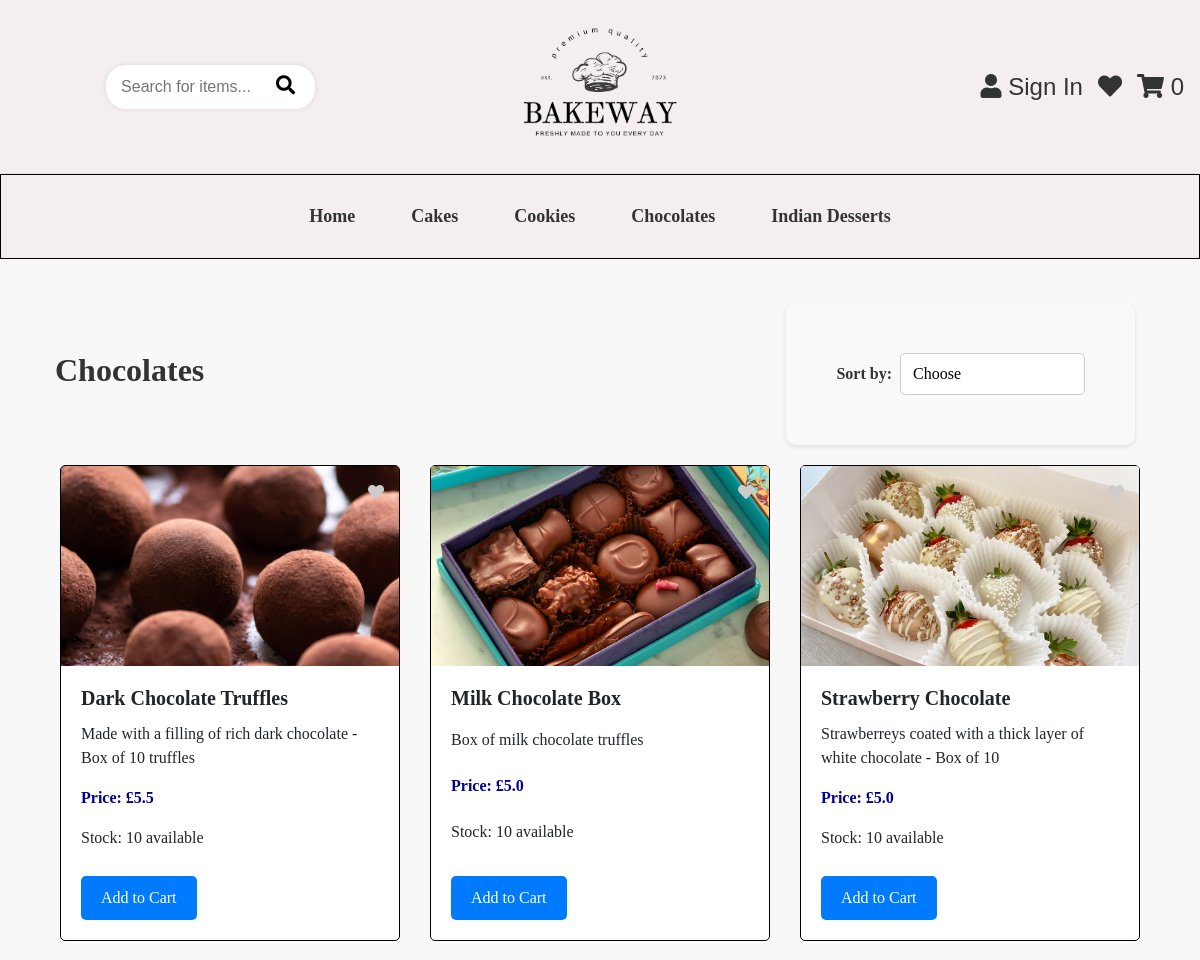
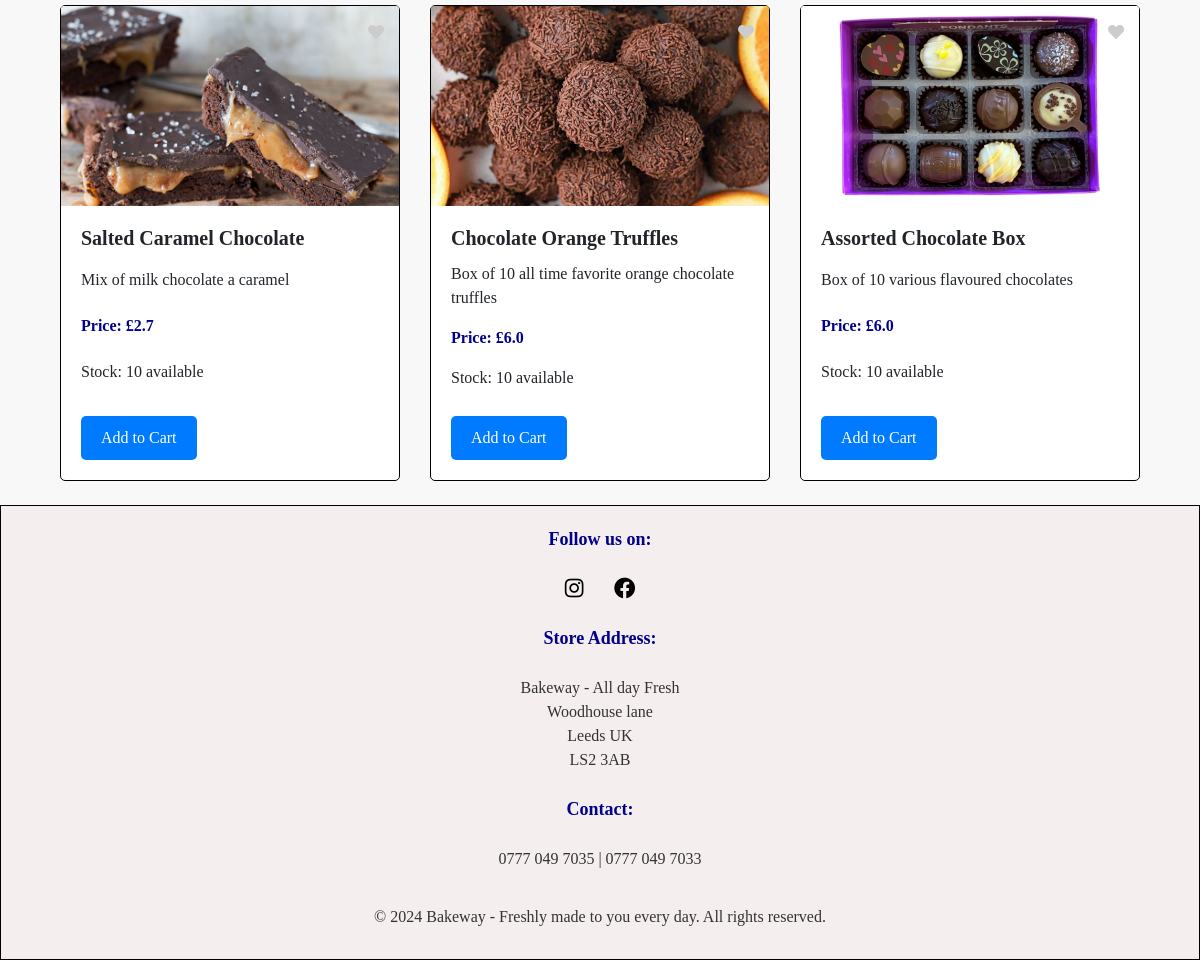
The app's page /chocolates with its own data (2 pictures, top to bottom).
### app/models.py (models this page shows, shortened)
class Product(db.Model):
    id = db.Column(db.Integer, primary_key=True)
    name = db.Column(db.String(100), nullable=False)
    description = db.Column(db.Text, nullable=False)
    price = db.Column(db.Float, nullable=False)
    category = db.Column(db.String(50), nullable=False)  # 'Cake', 'Cookie', 'Chocolate', 'Desserts'.
    image = db.Column(db.String(225), nullable=False)
    stock = db.Column(db.Integer, nullable=False, default=0)  # Stock quantity

### app/views.py (the view)
@app.route('/chocolates')
def chocolates():
    sort_option = request.args.get('sort')
    query = request.args.get('query', '').strip().lower()
    chocolates_query = Product.query.filter_by(category='Chocolate')
    if query:
        chocolates_query = chocolates_query.filter(Product.name.ilike(f'%{query}%'))
    if sort_option == 'lowest_to_highest':
        chocolates_query = chocolates_query.order_by(Product.price.asc())
    elif sort_option == 'highest_to_lowest':
        chocolates_query = chocolates_query.order_by(Product.price.desc())
    elif sort_option == 'A_to_Z':
        chocolates_query = chocolates_query.order_by(Product.name.asc())
    chocolates = chocolates_query.all()
    return render_template('chocolates.html', products=chocolates, query=query)

### app/views.py (called while the page is built)
@app.before_request
def initialize_cart():
    if 'cart' not in session:
        session['cart'] = {}

@app.context_processor
def inject_cart_quantity():
    if current_user.is_authenticated:
        total_quantity = db.session.query(
            db.func.sum(CartItem.quantity)
        ).filter_by(user_id=current_user.id).scalar() or 0
    else:
        cart = session.get('cart', {})
        total_quantity = sum(item['quantity'] for item in cart.values())
    return dict(cart_total_quantity=total_quantity)

### app/templates/chocolates.html (shortened to what this page needs)
{% extends "base.html" %}
{% block content %}
<div class="d-flex justify-content-between align-items-center">
  <h2><strong>Chocolates</strong></h2>
  <div class="sort-container">
    <form method="GET" action="{{ url_for('chocolates') }}" class="form-inline">
      <label for="sort" class="mr-2 sort-label">Sort by:</label>
      <select name="sort" id="sort" class="sort-select" onchange="this.form.submit()">
        <option value="Default" {% if request.args.get('sort') %}selected{% endif %}>Choose</option>
      </select>
    </form>
  </div>
</div>
<div class="container">
  <div class="row">
    {% for product in products %}
    <div class="col-md-4 mb-4">
      <div class="card">
        <div class="position-relative">
          <img src="{{ url_for('static', filename=product.image) }}" class="card-img-top" alt="{{ product.name }}">
          <a href="#" class="like-button position-absolute" style="top: 10px; right: 10px;" data-product-id="{{ product.id }}">
            <i class="fas fa-heart"></i>
          </a>
        </div>
        <div class="card-body">
          <h5 class="card-title"><strong>{{ product.name }}</strong></h5>
          <p class="card-text">{{ product.description }}</p>
          <p class="text-primary font-weight-bold">Price: £{{ product.price }}</p>
          <p>Stock: {% if product.stock > 0 %} {{ product.stock }} available {% else %} Out of stock {% endif %}</p>
          <div class="d-flex justify-content-between">
            {% if product.stock > 0 %}
            <a href="javascript:void(0);" onclick="document.getElementById('addToCartForm{{ product.id }}').submit();" class="btn btn-primary">Add to Cart</a>
            {% else %}
            <button class="btn btn-primary" disabled>Add to Cart</button>
            {% endif %}
          </div>
        </div>
      </div>
    </div>
    {% endfor %}
  </div>
</div>
{% endblock %}

### app/static/style.css (style rules this page uses)
h2 { color: #333; font-family: 'Times New Roman', Times, serif; text-align: center; padding: 10px; }
body { font-family: Arial, sans-serif; background-color: #f8f8f8; margin: 0; }
* { margin: 0; padding: 0; box-sizing: border-box; }
.card { display: flex; flex-direction: column; height: 100%; border-radius: 5px; border: 0.5px solid black; font-family: 'Times New Roman', Times, serif; }
.card-body { flex-grow: 1; display: flex; flex-direction: column; justify-content: space-between; }
.card-img-top { height: 200px; object-fit: cover; }
.text-primary { color: darkblue !important; }
.like-button { position: absolute; top: 10px; right: 10px; z-index: 10; border-radius: 50%; padding: 5px; cursor: pointer; transition: color 0.3s ease-in-out; }
.like-button i { color: #ccc; }
.sort-container { display: flex; align-items: center; justify-content: flex-start; gap: 10px; font-family: 'Times New Roman', Times, serif; }
.sort-label { font-size: 1rem; color: #333; font-weight: bold; }
.sort-select { appearance: none; border: 1px solid #ccc; background-color: #fff; padding: 8px 12px; font-size: 14px; cursor: pointer; }
.sort-select::after { content: '▼'; position: absolute; right: 10px; pointer-events: none; }
.sort-container { display: flex; align-items: center; justify-content: center; padding: 20px; }
.sort-label { margin-right: 8px; }
.sort-select { font-size: 1rem; padding: 8px 12px; border-radius: 5px; border: 1px solid #ccc; background-color: #fff; box-shadow: none !important; cursor: pointer; transition: all 0.3s ease; }
form { max-width: 500px; margin: auto; padding: 50px; background: #f9f9f9; border-radius: 10px; box-shadow: 0px 2px 5px rgba(0, 0, 0, 0.1); }
.btn { padding: 12px; background-color: #007bff; color: white; border: none; border-radius: 5px; cursor: pointer; margin-top: 10px; font-family: 'Times New Roman', Times, serif; }
.btn { display: inline-block; padding: 10px 20px; background-color: #007bff; color: white; border-radius: 5px; text-decoration: none; text-align: center; }

### records on screen
Product: image (picture), name "Dark Chocolate Truffles", description "Made with a filling of rich dark chocolate - Box of 10 truffles", price "5.5", stock "10"
Product: image (picture), name "Milk Chocolate Box", description "Box of milk chocolate truffles", price "5.0", stock "10"
Product: image (picture), name "Strawberry Chocolate", description "Strawberreys coated with a thick layer of white chocolate - Box of 10", price "5.0", stock "10"
Product: image (picture), name "Salted Caramel Chocolate", description "Mix of milk chocolate a caramel", price "2.7", stock "10"
Product: image (picture), name "Chocolate Orange Truffles", description "Box of 10 all time favorite orange chocolate truffles", price "6.0", stock "10"
Product: image (picture), name "Assorted Chocolate Box", description "Box of 10 various flavoured chocolates", price "6.0", stock "10"

### other values on screen
{{ cart_total_quantity }} "0"
